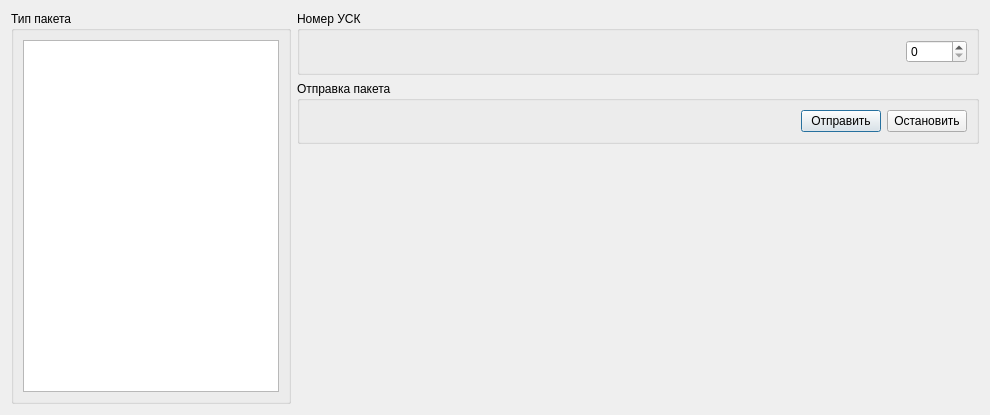
<?xml version="1.0" encoding="UTF-8"?>
<ui version="4.0">
 <class>SelectPacketDialog</class>
 <widget class="QDialog" name="SelectPacketDialog">
  <property name="geometry">
   <rect>
    <x>0</x>
    <y>0</y>
    <width>990</width>
    <height>415</height>
   </rect>
  </property>
  <property name="windowTitle">
   <string>Dialog</string>
  </property>
  <layout class="QHBoxLayout" name="horizontalLayout_5">
   <item>
    <widget class="QGroupBox" name="groupBoxPacketType">
     <property name="sizePolicy">
      <sizepolicy hsizetype="Maximum" vsizetype="Preferred">
       <horstretch>0</horstretch>
       <verstretch>0</verstretch>
      </sizepolicy>
     </property>
     <property name="title">
      <string>Тип пакета</string>
     </property>
     <layout class="QVBoxLayout" name="verticalLayout">
      <item>
       <widget class="QListWidget" name="listWidget"/>
      </item>
     </layout>
    </widget>
   </item>
   <item>
    <layout class="QVBoxLayout" name="verticalLayout_3">
     <item>
      <widget class="QGroupBox" name="qroupBox_3">
       <property name="title">
        <string>Номер УСК</string>
       </property>
       <layout class="QHBoxLayout" name="horizontalLayout">
        <property name="margin">
         <number>9</number>
        </property>
        <item>
         <spacer name="horizontalSpacer">
          <property name="orientation">
           <enum>Qt::Horizontal</enum>
          </property>
          <property name="sizeHint" stdset="0">
           <size>
            <width>40</width>
            <height>20</height>
           </size>
          </property>
         </spacer>
        </item>
        <item>
         <widget class="QSpinBox" name="spinBox">
          <property name="maximum">
           <number>65535</number>
          </property>
         </widget>
        </item>
       </layout>
      </widget>
     </item>
     <item>
      <widget class="QGroupBox" name="groupBox_3">
       <property name="title">
        <string>Отправка пакета</string>
       </property>
       <layout class="QVBoxLayout" name="verticalLayout_2">
        <item>
         <layout class="QHBoxLayout" name="horizontalLayout_4">
          <item>
           <spacer name="horizontalSpacer_2">
            <property name="orientation">
             <enum>Qt::Horizontal</enum>
            </property>
            <property name="sizeHint" stdset="0">
             <size>
              <width>40</width>
              <height>20</height>
             </size>
            </property>
           </spacer>
          </item>
          <item>
           <widget class="QPushButton" name="pushButtonSend">
            <property name="text">
             <string>Отправить</string>
            </property>
           </widget>
          </item>
          <item>
           <widget class="QPushButton" name="pushButtonCancel">
            <property name="text">
             <string>Остановить</string>
            </property>
           </widget>
          </item>
         </layout>
        </item>
       </layout>
      </widget>
     </item>
     <item>
      <layout class="QHBoxLayout" name="horizontalLayoutForWidgets"/>
     </item>
     <item>
      <spacer name="verticalSpacer_2">
       <property name="orientation">
        <enum>Qt::Vertical</enum>
       </property>
       <property name="sizeHint" stdset="0">
        <size>
         <width>20</width>
         <height>40</height>
        </size>
       </property>
      </spacer>
     </item>
    </layout>
   </item>
  </layout>
 </widget>
 <resources/>
 <connections/>
</ui>
